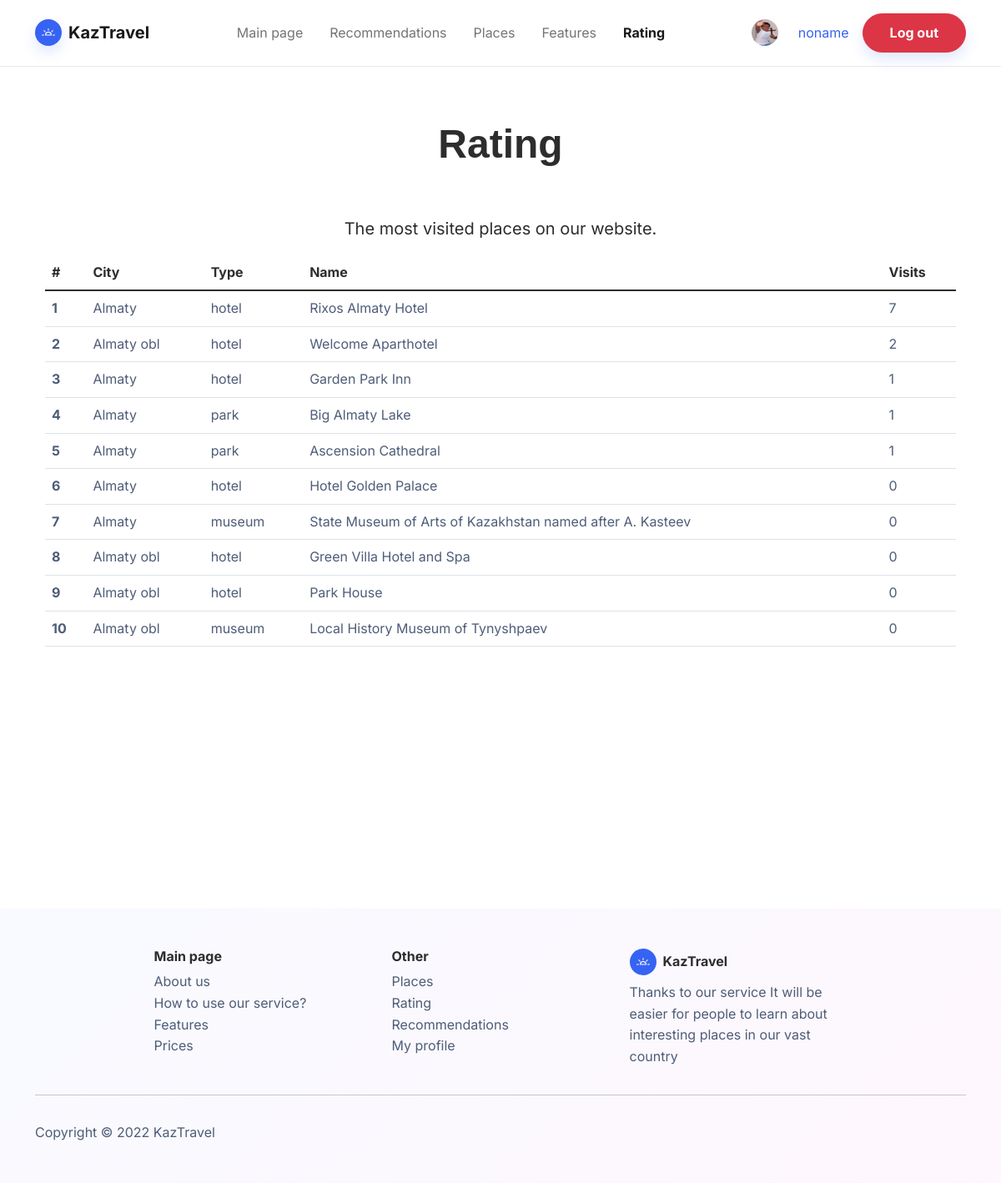
Page /rating (signed in) on the earlier database version.
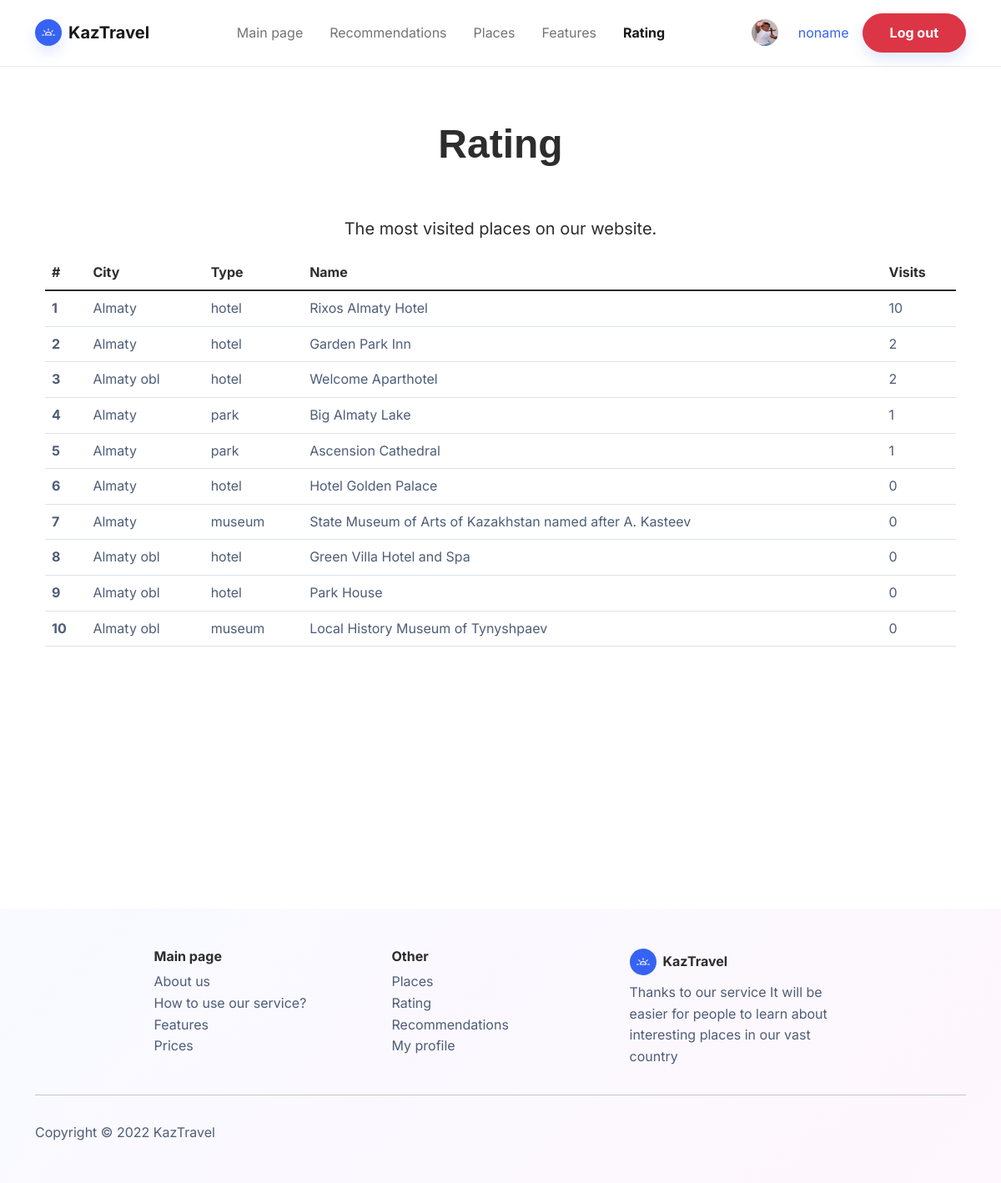
Same page on the later database version.
### project/models.py (models this page shows, shortened)
class Places(models.Model):
    name = models.TextField(verbose_name='Name:', max_length=300)
    description = models.TextField(verbose_name='Description:', max_length=1000)
    price = models.TextField(verbose_name='Price:', max_length=50)
    city = models.CharField(verbose_name='City', choices=City, max_length=40)
    type = models.CharField(verbose_name='Type', choices=Type, max_length=40)
    recommend_1 = models.BooleanField(default=False)
    recommend_2 = models.BooleanField(default=False)
    visits = models.IntegerField(default=0)
    pic = ImageField(verbose_name='Picture', null=True, blank=True, max_length=100, upload_to='images/places')
    class Meta:
        verbose_name = 'Place'
        verbose_name_plural = 'Places'

### project/views.py (the view)
# urls.py: path('rating', rating, name='rating'),
@login_required(login_url='/login/')
def rating(request):
    template = 'rating.html'
    context = {
        'list_places': Places.objects.all().order_by('-visits')[:10],
        'profile': Profile.objects.filter(username=request.user.username).first()
    }
    return render(request, template, context)

### project/templates/rating.html (shortened to what the changed rows need)
<!doctype html>
<html lang="en">
<head>
    {% load static %}
    <link href="https://cdn.jsdelivr.net/npm/bootstrap@5.1.3/dist/css/bootstrap.min.css" rel="stylesheet">
     <link href="{% static 'css/places.css' %}" rel="stylesheet" type="text/css">
     <link href="{% static 'css/bootstrap.min.css' %}" rel="stylesheet" type="text/css">
</head>
<body>
  <section class="main-part color-b" id="about_us">
    <div class="container px-4 py-5">
        <h1 class=" t-white" style="text-align: center;font-family:'Montserrat', sans-serif;font-size:3em;font-weight: bold;padding-bottom: 1em;">Rating</h1>
        <table class="table ">
            <thead>
    <tr>
      <th scope="col">#</th>
      <th scope="col">City</th>
      <th scope="col">Type</th>
      <th scope="col">Name</th>
      <th scope="col">Visits</th>
    </tr>
  </thead>
  <tbody>
  {% for i in list_places %}
    <tr class="table-hover">
      <th scope="row"><a class="name-hover" href="{% url 'place_detail' i.id %}">{{forloop.counter}}</a></th>
      <td><a class="name-hover" href="{% url 'place_detail' i.id %}">{{i.city}}</a></td>
      <td><a class="name-hover" href="{% url 'place_detail' i.id %}">{{i.type}}</a></td>
        <td>
            <a class="name-hover" href="{% url 'place_detail' i.id %}">{{i.name}}</a>
        </td>
      <td><a class="name-hover" href="{% url 'place_detail' i.id %}">{{i.visits}}</a></td>
    </tr>
  {% endfor %}
  </tbody>
</table>
    </div>
</section>
</body>
</html>

Differences in the rows shown:
changed Places "Rixos Almaty Hotel": visits "7" → "10"
changed Places "Garden Park Inn": visits "1" → "2"; moves up the list
